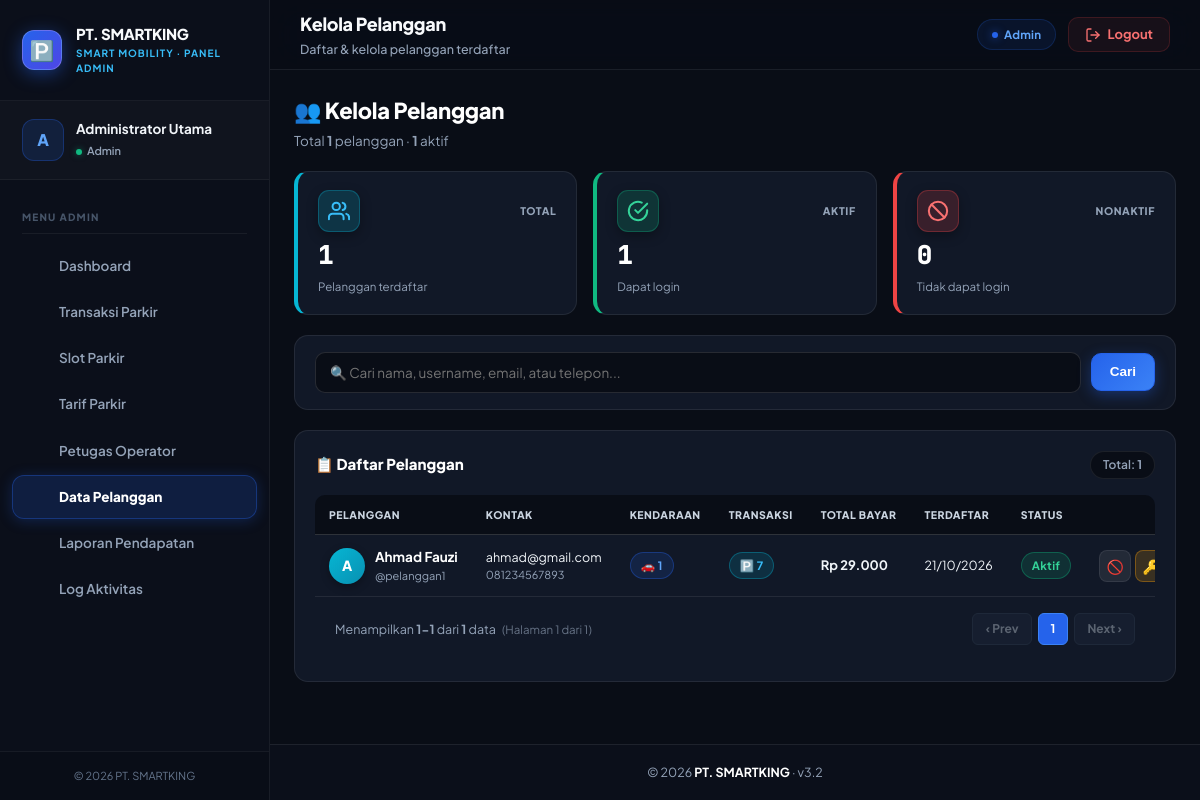
/admin/pelanggan.php (signed in), run on the app's committed database.
### tables this page shows
CREATE TABLE `users` (
  `id_user` int(11) NOT NULL AUTO_INCREMENT,
  `nama_lengkap` varchar(100) NOT NULL,
  `username` varchar(50) NOT NULL,
  `email` varchar(100) DEFAULT NULL,
  `no_telepon` varchar(20) DEFAULT NULL,
  `alamat` text DEFAULT NULL,
  `password` varchar(255) NOT NULL,
  `role` enum('admin','operator','pelanggan') NOT NULL DEFAULT 'operator',
  `shift` enum('pagi','siang','malam') DEFAULT 'pagi',
  `aktif` tinyint(1) NOT NULL DEFAULT 1,
  `last_login` datetime DEFAULT NULL,
  `created_at` datetime DEFAULT current_timestamp(),
  PRIMARY KEY (`id_user`),
  UNIQUE KEY `username` (`username`)
);

### admin/pelanggan.php (the view, shortened to what this page needs)
<?php
require_once __DIR__ . '/../includes/functions.php';
require_once __DIR__ . '/../includes/auth.php';
$search = trim($_GET['q'] ?? '');
$where = "WHERE role='pelanggan'";
$params = [];
$types = '';
$count_sql = "SELECT COUNT(*) c FROM users u $where";
if (!empty($params)) {
    $stmt = $koneksi->prepare($count_sql);
    $stmt->bind_param($types, ...$params);
    $stmt->execute();
    $total_data = (int)$stmt->get_result()->fetch_assoc()['c'];
} else {
    $total_data = (int)$koneksi->query($count_sql)->fetch_assoc()['c'];
}
$pagi = paginate($total_data, 10);
$sql = "SELECT u.*,
    (SELECT COUNT(*) FROM kendaraan_pelanggan WHERE user_id=u.id_user) AS total_kendaraan,
    (SELECT COUNT(*) FROM transaksi_parkir WHERE user_id=u.id_user) AS total_transaksi,
    (SELECT COALESCE(SUM(p.total_biaya + p.denda), 0) FROM transaksi_parkir t
        LEFT JOIN pembayaran p ON p.id_transaksi=t.id_transaksi
        WHERE t.user_id=u.id_user) AS total_bayar
    FROM users u $where ORDER BY u.created_at DESC
    LIMIT {$pagi['per_page']} OFFSET {$pagi['offset']}";
if (!empty($params)) {
    $stmt = $koneksi->prepare($sql);
    $stmt->bind_param($types, ...$params);
    $stmt->execute();
    $pelanggan = $stmt->get_result();
} else {
    $pelanggan = $koneksi->query($sql);
}
$total_all = (int)$koneksi->query("SELECT COUNT(*) c FROM users WHERE role='pelanggan'")->fetch_assoc()['c'];
$aktif = (int)$koneksi->query("SELECT COUNT(*) c FROM users WHERE role='pelanggan' AND aktif=1")->fetch_assoc()['c'];
include __DIR__ . '/../includes/header.php';
?>
<div class="pl-header">
  <div class="pl-header-left">
    <h2>👥 Kelola Pelanggan</h2>
    <p>Total <b><?= number_format($total_all) ?></b> pelanggan · <b><?= number_format($aktif) ?></b> aktif</p>
  </div>
</div>
<div class="pl-stats">
  <div class="pl-stat cyan">
    <div class="pl-stat-top">
      <div class="pl-stat-icon">
        <svg width="22" height="22" viewBox="0 0 24 24" fill="none" stroke="currentColor" stroke-width="2.2" stroke-linecap="round" stroke-linejoin="round"><path d="M17 21v-2a4 4 0 0 0-4-4H5a4 4 0 0 0-4 4v2"/><circle cx="9" cy="7" r="4"/><path d="M23 21v-2a4 4 0 0 0-3-3.87"/><path d="M16 3.13a4 4 0 0 1 0 7.75"/></svg>
      </div>
      <span class="pl-stat-label">Total</span>
    </div>
    <div class="pl-stat-value"><?= number_format($total_all) ?></div>
    <div class="pl-stat-desc">Pelanggan terdaftar</div>
  </div>
  <div class="pl-stat green">
    <div class="pl-stat-top">
      <div class="pl-stat-icon">
        <svg width="22" height="22" viewBox="0 0 24 24" fill="none" stroke="currentColor" stroke-width="2.2" stroke-linecap="round" stroke-linejoin="round"><path d="M22 11.08V12a10 10 0 1 1-5.93-9.14"/><polyline points="22 4 12 14.01 9 11.01"/></svg>
      </div>
      <span class="pl-stat-label">Aktif</span>
    </div>
    <div class="pl-stat-value"><?= number_format($aktif) ?></div>
    <div class="pl-stat-desc">Dapat login</div>
  </div>
  <div class="pl-stat red">
    <div class="pl-stat-top">
      <div class="pl-stat-icon">
        <svg width="22" height="22" viewBox="0 0 24 24" fill="none" stroke="currentColor" stroke-width="2.2" stroke-linecap="round" stroke-linejoin="round"><circle cx="12" cy="12" r="10"/><line x1="4.93" y1="4.93" x2="19.07" y2="19.07"/></svg>
      </div>
      <span class="pl-stat-label">Nonaktif</span>
    </div>
    <div class="pl-stat-value"><?= number_format($total_all - $aktif) ?></div>
    <div class="pl-stat-desc">Tidak dapat login</div>
  </div>
</div>
<div class="pl-search">
  <form method="get" class="pl-search-form">
    <input type="text" name="q" class="pl-search-input"
           placeholder="🔍 Cari nama, username, email, atau telepon..."
           value="<?= e($search) ?>">
    <button type="submit" class="btn btn-primary">Cari</button>
  </form>
</div>
<div class="pl-table-card">
  <div class="pl-table-header">
    <h3 class="pl-table-title">📋 Daftar Pelanggan</h3>
    <span class="pl-table-info">
      <?php if ($search): ?>
        Hasil: <b><?= number_format($total_data) ?></b>
      <?php else: ?>
        Total: <b><?= number_format($total_all) ?></b>
      <?php endif; ?>
    </span>
  </div>
  <?php if ($pelanggan->num_rows === 0): ?>
    <div class="pl-empty">
      <div class="pl-empty-icon"><?= $search ? '🔍' : '👥' ?></div>
      <div class="pl-empty-text">
        <?= $search ? 'Tidak ada hasil untuk "' . e($search) . '"' : 'Belum ada pelanggan terdaftar' ?>
      </div>
    </div>
  <?php else: ?>
    <div class="pl-table-scroll">
      <table>
        <thead>
          <tr>
            <th>Pelanggan</th>
            <th>Kontak</th>
            <th>Kendaraan</th>
            <th>Transaksi</th>
            <th>Total Bayar</th>
            <th>Terdaftar</th>
            <th>Status</th>
            <th style="text-align:right;">Aksi</th>
          </tr>
        </thead>
        <tbody>
          <?php while ($p = $pelanggan->fetch_assoc()): ?>
            <tr>
              <td>
                <div class="pl-user">
                  <div class="pl-avatar <?= $p['aktif'] ? 'on' : 'off' ?>">
                    <?= strtoupper(substr($p['nama_lengkap'], 0, 1)) ?>
                  </div>
                  <div class="pl-user-info">
                    <div class="pl-user-name" title="<?= e($p['nama_lengkap']) ?>">
                      <?= e($p['nama_lengkap']) ?>
                    </div>
                    <div class="pl-user-sub">@<?= e($p['username']) ?></div>
                  </div>
                </div>
              </td>
              <td>
                <div style="font-size:12.5px;"><?= e($p['email'] ?: '-') ?></div>
                <div style="font-size:11px;color:#94a3b8;"><?= e($p['no_telepon'] ?: '-') ?></div>
              </td>
              <td><span class="badge badge-primary">🚗 <?= $p['total_kendaraan'] ?></span></td>
              <td><span class="badge badge-info">🅿️ <?= $p['total_transaksi'] ?></span></td>
              <td><b><?= rupiah($p['total_bayar']) ?></b></td>
              <td><div style="font-size:12.5px;"><?= date('d/m/Y', strtotime($p['created_at'])) ?></div></td>
              <td>
                <?php if ($p['aktif']): ?>
                  <span class="badge badge-success">Aktif</span>
                <?php else: ?>
                  <span class="badge badge-danger">Nonaktif</span>
                <?php endif; ?>
              </td>
              <td style="text-align:right;">
                <form method="post" class="pl-actions">
                  <button class="pl-btn-icon toggle" name="aksi" value="toggle"
                          title="<?= $p['aktif'] ? 'Nonaktifkan' : 'Aktifkan' ?>">
                    <?= $p['aktif'] ? '🚫' : '✅' ?>
                  </button>
                  <button class="pl-btn-icon reset" name="aksi" value="reset"
                          title="Reset password"
                          onclick="return confirm('Reset password ke pelanggan123?')">🔑</button>
                </form>
              </td>
            </tr>
          <?php endwhile; ?>
        </tbody>
      </table>
    </div>
    <?= render_pagination($pagi) ?>
  <?php endif; ?>
</div>
<?php include __DIR__ . '/../includes/footer.php'; ?>

### assets/style.css (style rules this page uses)
:root { --primary: #2563eb; --primary-hover: #1d4ed8; --primary-active: #1e40af; --primary-light: #eff6ff; --primary-ring: rgba(37, 99, 235, 0.25); --success: #10b981; --success-dark: #059669; --success-light: #ecfdf5; --warning: #f59e0b; --warning-dark: #d97706; --warning-light: #fffbeb; --danger: #ef4444; --danger-dark: #dc2626; --danger-light: #fef2f2; --info: #06b6d4; --info-dark: #0891b2; --info-light: #ecfeff; --bg-dark: #090d16; --card-dark: #111827; --card-dark-border: rgba(255, 255, 255, 0.08); --card-dark-hover: #162032; --text-dark-primary: #ffffff; --text-dark-secondary: #cbd5e1; --text-dark-muted: #94a3b8; --bg-light: #f8fafc; --card-light: #ffffff; --border-light: #e2e8f0; --text-light-primary: #0f172a; --text-light-secondary: #475569; --text-light-muted: #94a3b8; --sidebar-w: 260px; --radius-sm: 6px; --radius: 10px; --radius-lg: 16px; --radius-pill: 9999px; --shadow-sm: 0 1px 3px rgba(0,0,0,0.1); --shadow: 0 4px 12px rgba(0,0,0,0.15); --shadow-lg: 0 10px 25px rgba(0,0,0,0.25); --shadow-glow: 0 0 20px rgba(37, 99, 235, 0.35); }
*, *::before, *::after { box-sizing: border-box; margin: 0; padding: 0; }
html { font-size: 14px; scroll-behavior: smooth; }
body { font-family: 'Plus Jakarta Sans', 'Inter', -apple-system, sans-serif; background-color: var(--bg-dark); color: var(--text-dark-primary); line-height: 1.5; -webkit-font-smoothing: antialiased; }
.btn { display: inline-flex; align-items: center; justify-content: center; gap: 8px; padding: 10px 18px; font-size: 13.5px; font-weight: 700; border-radius: var(--radius); border: 1px solid transparent; cursor: pointer; transition: all 0.2s cubic-bezier(0.4, 0, 0.2, 1); text-decoration: none; line-height: 1.2; }
.btn-primary { background: linear-gradient(135deg, #2563eb, #3b82f6); color: #ffffff; border-color: #2563eb; box-shadow: 0 4px 14px rgba(37, 99, 235, 0.35); }
.badge { display: inline-flex; align-items: center; gap: 5px; padding: 4px 10px; border-radius: var(--radius-pill); font-size: 11.5px; font-weight: 700; letter-spacing: 0.3px; white-space: nowrap; }
.badge-primary { background: rgba(37, 99, 235, 0.15); color: #60a5fa; border: 1px solid rgba(37, 99, 235, 0.35); }
.badge-success { background: rgba(16, 185, 129, 0.15); color: #34d399; border: 1px solid rgba(16, 185, 129, 0.35); }
.badge-info { background: rgba(6, 182, 212, 0.15); color: #38bdf8; border: 1px solid rgba(6, 182, 212, 0.35); }
table { width: 100%; border-collapse: collapse; font-size: 13.5px; color: #e2e8f0; }
th { background: #090d16; padding: 14px 18px; text-align: left; font-size: 11px; font-weight: 800; color: #cbd5e1; text-transform: uppercase; letter-spacing: 0.6px; border-bottom: 1px solid var(--card-dark-border); }
td { padding: 14px 18px; border-bottom: 1px solid var(--card-dark-border); vertical-align: middle; color: #f1f5f9; }
input[type="text"], input[type="number"], input[type="password"], input[type="email"], input[type="date"], select, textarea, .form-control { width: 100%; padding: 11px 14px; background: #090d16; border: 1.5px solid rgba(255, 255, 255, 0.12); border-radius: var(--radius); color: #ffffff; font-size: 13.5px; font-family: inherit; outline: none; transition: all 0.2s; }

### includes/header.php (style rules this page uses)
*, *::before, *::after { box-sizing: border-box; margin: 0; padding: 0; }
body { font-family: 'Plus Jakarta Sans', 'Inter', -apple-system, sans-serif; background: #090d16; color: #f1f5f9; display: flex; min-height: 100vh; overflow-x: hidden; }

### data on the page
users: nama_lengkap "A", nama_lengkap "Ahmad Fauzi", username "pelanggan1", email "ahmad@gmail.com", no_telepon "081234567893", total_kendaraan "1", total_transaksi "7", total_bayar "Rp 29.000", created_at "21/10/2026", aktif "Aktif"

### other printed values
$perusahaan['nama_perusahaan'] "PT. SMARTKING"
$role_label "ADMIN"
$user_initial "A"
$_SESSION['nama_lengkap'] "Administrator Utama"
$role_label "Admin"
$m['label'] "Dashboard"
$m['label'] "Transaksi Parkir"
$m['label'] "Slot Parkir"
$m['label'] "Tarif Parkir"
$m['label'] "Petugas Operator"
$m['label'] "Data Pelanggan"
$m['label'] "Laporan Pendapatan"
$m['label'] "Log Aktivitas"
$page_title "Kelola Pelanggan"
$page_subtitle "Daftar & kelola pelanggan terdaftar"
